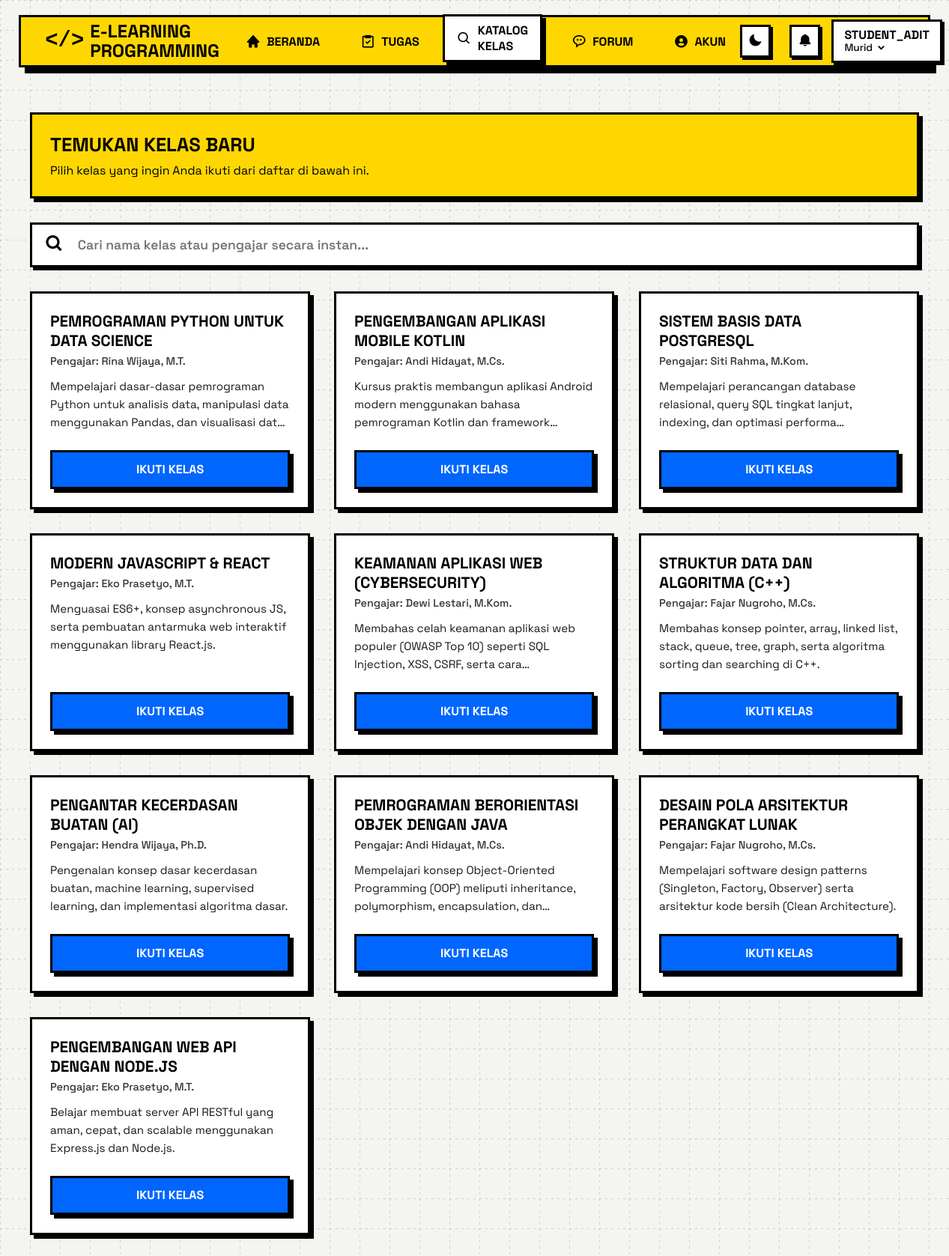
Screenshot of /enroll.php (signed in) with the database file from the repository.
### tables this page shows
CREATE TABLE tb_kelas (
    id_kelas INT AUTO_INCREMENT PRIMARY KEY, 
    nama_kelas VARCHAR(100), 
    deskripsi TEXT, 
    nidn VARCHAR(20),
    FOREIGN KEY (nidn) REFERENCES tb_pengajar(nidn) ON DELETE SET NULL
);

CREATE TABLE tb_pengajar (
    nidn VARCHAR(20) PRIMARY KEY, 
    nama_pengajar VARCHAR(100), 
    email VARCHAR(100) UNIQUE, 
    id_user INT,
    FOREIGN KEY (id_user) REFERENCES tb_user(id_user) ON DELETE CASCADE
);

### enroll.php (the view, shortened to what this page needs)
<?php
require_once 'includes/koneksi.php';
$id_user = $_SESSION['id_user'];
$stmtNim = $pdo->prepare("SELECT nim FROM tb_murid WHERE id_user = :id_user");
$stmtNim->execute(['id_user' => $id_user]);
$mhs = $stmtNim->fetch();
$nim = $mhs['nim'];
$sql = "
    SELECT k.id_kelas, k.nama_kelas, k.deskripsi, p.nama_pengajar
    FROM tb_kelas k
    LEFT JOIN tb_pengajar p ON k.nidn = p.nidn
    WHERE k.id_kelas NOT IN (
        SELECT id_kelas FROM tb_peserta_kelas WHERE nim = :nim
    )
";
$stmt = $pdo->prepare($sql);
$stmt->execute(['nim' => $nim]);
$available_classes = $stmt->fetchAll();
?>
<!DOCTYPE html>
<html lang="id">
<head>
    <link rel="stylesheet" href="assets/css/style.css?v=<?= filemtime('assets/css/style.css') ?>">
<link href='https://unpkg.com/boxicons@2.1.4/css/boxicons.min.css' rel='stylesheet'>
</head>
<body>
<?php include 'includes/navbar.php'; ?>
<div class="neo-main-content">
<main class="neo-layout-container">
    <div class="neo-content-inner">
        <div class="neo-box" style="background-color: #FFD700; color: #000; padding: 1.5rem; margin-bottom: 2rem;">
            <h2 style="font-size: 1.6rem; font-weight: 800; text-transform: uppercase; margin-bottom: 0.5rem;">Temukan Kelas Baru</h2>
            <p style="font-size: 1rem;">Pilih kelas yang ingin Anda ikuti dari daftar di bawah ini.</p>
        </div>
        <?php if (count($available_classes) > 0): ?>
            <div style="margin-bottom: 2rem; position: relative;">
                <i class='bx bx-search' style="position: absolute; left: 1.2rem; top: 50%; transform: translateY(-50%); font-size: 1.6rem; color: #000; font-weight: bold; z-index: 10;"></i>
                <input type="text" id="searchKelas" placeholder="Cari nama kelas atau pengajar secara instan..." style="width: 100%; padding: 1rem 1rem 1rem 3.8rem; font-size: 1.1rem; border: 3px solid var(--border); background-color: var(--card); color: var(--foreground); outline: none; font-family: inherit; box-shadow: 4px 4px 0px var(--border); font-weight: 600;">
            </div>
            <div class="neo-grid">
                <?php foreach ($available_classes as $kelas): ?>
                    <div class="neo-box neo-card kelas-item">
                        <div>
                            <h3 class="neo-card-title"><?= htmlspecialchars($kelas['nama_kelas']) ?></h3>
                            <div class="neo-card-subtitle">Pengajar: <?= htmlspecialchars($kelas['nama_pengajar'] ?? 'Belum Ditentukan') ?></div>
                            <p class="neo-card-desc"><?= htmlspecialchars($kelas['deskripsi'] ?? 'Tidak ada deskripsi tersedia untuk kelas ini.') ?></p>
                        </div>
                        <form method="POST" action="" style="margin-top: auto;" onsubmit="event.preventDefault(); NeoConfirm('Konfirmasi', 'Yakin ingin mengikuti kelas ini?', () => this.submit());">
                            <button type="submit" class="neo-btn neo-box" style="font-size: 1rem; padding: 0.8rem;">Ikuti Kelas</button>
                        </form>
                    </div>
                <?php endforeach; ?>
            </div>
        <?php endif; ?>
    </div>
</main>
</div>
</body>
</html>

### assets/css/style.css (style rules this page uses)
:root { --background: #F4F4F0; --foreground: #000000; --card: #ffffff; --card-foreground: #000000; --primary: #FF4C4C; --primary-foreground: #ffffff; --secondary: #FFD700; --secondary-foreground: #000000; --accent: #0066ff; --accent-foreground: #ffffff; --border: #000000; --muted: #e0e0e0; --muted-foreground: #333333; --radius: 0px; --shadow-offset-x: 5px; --shadow-offset-y: 5px; --shadow-blur: 0px; --shadow-color: #000000; --border-width: 3px; --sidebar-width: 260px; }
* { box-sizing: border-box; margin: 0; padding: 0; }
html { scroll-behavior: smooth; }
body { background-color: var(--background); font-family: 'Space Grotesk', sans-serif; color: var(--foreground); position: relative; z-index: 0; }
body::before { content: ""; position: fixed; inset: 0; z-index: -1; pointer-events: none; background-image: linear-gradient(to right, rgba(0, 0, 0, 0.15) 1px, transparent 1px), linear-gradient(to bottom, rgba(0, 0, 0, 0.15) 1px, transparent 1px); background-size: 20px 20px; background-position: 0 0, 0 0; -webkit-mask-image: repeating-linear-gradient(to right, black 0px, black 3px, transparent 3px, transparent 8px), repeating-linear-gradient(to bottom, black 0px, black 3px, transparent 3px, transparent 8px); -webkit-mask-composite: source-in; mask-image: repeating-linear-gradient(to right, black 0px, black 3px, transparent 3px, transparent 8px), repeating-linear-gradient(to bottom, black 0px, black 3px, transparent 3px, transparent 8px); mask-composite: intersect; }
.neo-layout-container { padding: 2.5rem; max-width: 1400px; margin: 0 auto; min-height: calc(100vh - 120px); }
.neo-box { border: var(--border-width) solid var(--border); box-shadow: var(--shadow-offset-x) var(--shadow-offset-y) var(--shadow-blur) var(--shadow-color); transition: all 0.15s ease-in-out; }
.neo-btn { display: inline-block; width: 100%; padding: 0.8rem 1rem; font-family: inherit; font-size: 1rem; font-weight: 800; text-align: center; background-color: var(--accent); color: var(--accent-foreground); cursor: pointer; text-transform: uppercase; }
.neo-grid { display: grid; grid-template-columns: repeat(auto-fill, minmax(300px, 1fr)); gap: 2rem; max-width: 100%; }
.neo-card { background-color: var(--card); color: var(--card-foreground); padding: 1.5rem; display: flex; flex-direction: column; justify-content: space-between; border: var(--border-width) solid var(--border); box-shadow: var(--shadow-offset-x) var(--shadow-offset-y) var(--shadow-blur) var(--shadow-color); transition: all 0.15s ease-in-out; text-decoration: none; }
.neo-card-title { font-size: 1.3rem; font-weight: 800; text-transform: uppercase; margin-bottom: 0.3rem; }
.neo-card-subtitle { font-size: 0.9rem; font-weight: 500; color: var(--muted-foreground); }
.neo-card-desc { font-size: 0.95rem; line-height: 1.6; margin-top: 0.8rem; margin-bottom: 1.5rem; color: var(--foreground); opacity: 0.9; display: -webkit-box; -webkit-line-clamp: 3; -webkit-box-orient: vertical; overflow: hidden; text-overflow: ellipsis; }
.neo-container, .neo-card, .neo-summary-card, .neo-alert-success, .neo-alert-error { animation: brutalPop 0.4s cubic-bezier(0.175, 0.885, 0.32, 1.275) forwards; }

### rows the page displays
tb_kelas: nama_kelas "PEMROGRAMAN PYTHON UNTUK DATA SCIENCE", nidn.nama_pengajar "Rina Wijaya, M.T.", deskripsi "Mempelajari dasar-dasar pemrograman Python untuk analisis data, manipulasi data menggunakan Pandas, dan visualisasi…"
tb_kelas: nama_kelas "PENGEMBANGAN APLIKASI MOBILE KOTLIN", nidn.nama_pengajar "Andi Hidayat, M.Cs.", deskripsi "Kursus praktis membangun aplikasi Android modern menggunakan bahasa pemrograman Kotlin dan…"
tb_kelas: nama_kelas "SISTEM BASIS DATA POSTGRESQL", nidn.nama_pengajar "Siti Rahma, M.Kom.", deskripsi "Mempelajari perancangan database relasional, query SQL tingkat lanjut, indexing, dan optimasi…"
tb_kelas: nama_kelas "MODERN JAVASCRIPT & REACT", nidn.nama_pengajar "Eko Prasetyo, M.T.", deskripsi "Menguasai ES6+, konsep asynchronous JS, serta pembuatan antarmuka web interaktif menggunakan library React.js."
tb_kelas: nama_kelas "KEAMANAN APLIKASI WEB (CYBERSECURITY)", nidn.nama_pengajar "Dewi Lestari, M.Kom.", deskripsi "Membahas celah keamanan aplikasi web populer (OWASP Top 10) seperti SQL Injection, XSS, CSRF, serta…"
tb_kelas: nama_kelas "STRUKTUR DATA DAN ALGORITMA (C++)", nidn.nama_pengajar "Fajar Nugroho, M.Cs.", deskripsi "Membahas konsep pointer, array, linked list, stack, queue, tree, graph, serta algoritma sorting dan searching di C++."
tb_kelas: nama_kelas "PENGANTAR KECERDASAN BUATAN (AI)", nidn.nama_pengajar "Hendra Wijaya, Ph.D.", deskripsi "Pengenalan konsep dasar kecerdasan buatan, machine learning, supervised learning, dan implementasi algoritma dasar."
tb_kelas: nama_kelas "PEMROGRAMAN BERORIENTASI OBJEK DENGAN JAVA", nidn.nama_pengajar "Andi Hidayat, M.Cs.", deskripsi "Mempelajari konsep Object-Oriented Programming (OOP) meliputi inheritance, polymorphism, encapsulation,…"
tb_kelas: nama_kelas "DESAIN POLA ARSITEKTUR PERANGKAT LUNAK", nidn.nama_pengajar "Fajar Nugroho, M.Cs.", deskripsi "Mempelajari software design patterns (Singleton, Factory, Observer) serta arsitektur kode bersih (Clean Architecture)."
tb_kelas: nama_kelas "PENGEMBANGAN WEB API DENGAN NODE.JS", nidn.nama_pengajar "Eko Prasetyo, M.T.", deskripsi "Belajar membuat server API RESTful yang aman, cepat, dan scalable menggunakan Express.js dan Node.js."

### other values shown
$username "STUDENT_ADIT"
$role "Murid"
